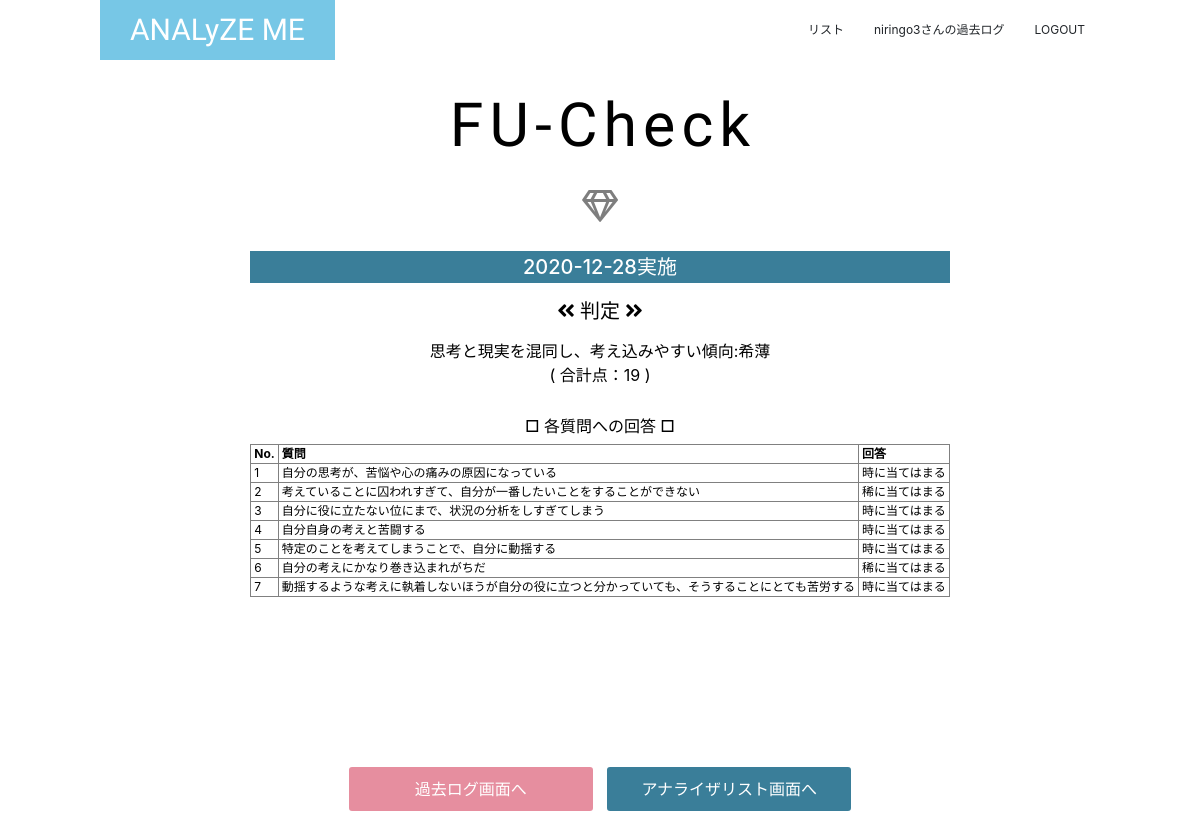
Screenshot of /result/fu/4/ (signed in) with the database file from the repository.
### analyze_me/models/user.py (models this page shows, shortened)
class User(UserMixin, db.Model):
    __tablename__ = 'user'
    id = db.Column(db.Integer, primary_key=True)
    user_id = db.Column(db.String(50), unique=True)
    name = db.Column(db.String(30))
    password = db.Column(db.String(20), unique=True)
    created_at = db.Column(db.DateTime)
    fu_results = relationship('FU_results')
    eq_results = relationship('EQ_results')
    ces_results = relationship('CES_results')
    pom_results = relationship('POM_results')
    teg_results = relationship('TEG_results')

### analyze_me/models/results.py (models this page shows, shortened)
class FU_results(db.Model):
    __tablename__ = 'fu_results'
    id = db.Column(db.Integer, primary_key=True, nullable=False)
    answers = db.Column(db.PickleType, nullable=True)
    a_sum = db.Column(db.Integer, nullable=True)
    judge = db.Column(db.String(200), nullable=True)
    created_at = db.Column(db.DateTime)
    user_id = db.Column(db.Integer, db.ForeignKey('user.id', onupdate='CASCADE', ondelete='CASCADE'), nullable=False)

### analyze_me/views/views.py (the view)
@views.route('/result/<ex_id>/<result_id>/', methods=['GET'])
@login_required
def result(ex_id, result_id):
    ana = analyzer_service.setting_analyzer(ex_id)
    result = views_service.find_one(ex_id, result_id)
    if ex_id == 'pom' or ex_id == 'teg':
        g_fac, g_sum = graph_service.ex_one_data(ex_id, result_id)
        return render_template('logs/result_graph.html', \
                               ex_id=ex_id, result_id=result_id, \
                               ana=ana, result=result, g_fac=g_fac, g_sum=g_sum)
    else:
        return render_template('logs/result.html', \
                                ex_id=ex_id, result_id=result_id, \
                                ana=ana, result=result)

### analyze_me/__init__.py (called while the page is built)
def create_app():
    app = Flask(__name__)
    app.config.from_object('analyze_me.config')
    db.init_app(app)
    login_manager = LoginManager()
    login_manager.login_view = 'auth.login'
    login_manager.init_app(app)
    from analyze_me.models.user import User
    from analyze_me.models.results import FU_results, EQ_results, \
        CES_results, POM_results, TEG_results
    @login_manager.user_loader
    def load_user(user_id):
        return User.query.get(int(user_id))
    from analyze_me.views.views import views
    app.register_blueprint(views)
    from analyze_me.views.auth import auth
    app.register_blueprint(auth)
    from analyze_me.views.analyzes import analyzes
    app.register_blueprint(analyzes, url_prefix='/analyzes')
    return app

### analyze_me/services/analyzer_service.py (called while the page is built)
def setting_analyzer(ex_id):
    if not ex_id:
        raise Exception
    elif ex_id == "fu":
        return FU()
    elif ex_id == "eq":
        return EQ()
    elif ex_id == 'ces':
        return CES_D()
    elif ex_id == 'pom':
        return POMS()
    elif ex_id == 'teg':
        return TEG()
    print("EX_ID:{}".format(ex_id))

### analyze_me/services/views_service.py (called while the page is built)
def find_one(ex_id, result_id):
    if not result_id:
        raise Exception
    elif ex_id == "fu":
        return FU_results.query.filter_by(id=result_id).first()
    elif ex_id == "eq":
        return EQ_results.query.filter_by(id=result_id).first()
    elif ex_id == "ces":
        return CES_results.query.filter_by(id=result_id).first()
    elif ex_id == "pom":
        return POM_results.query.filter_by(id=result_id).first()
    elif ex_id == "teg":
        return TEG_results.query.filter_by(id=result_id).first()

### analyze_me/templates/logs/result.html
{% extends "layout.html" %}
{% block body %}
<section class="resA">
    <div class="con">
        <h2>{{ ana.name }}</h2>
        <p class="symbol"><span class="far fa-gem"></span></p>
        <h5 class="jishi">
            {{ "{0:%Y-%m-%d}".format(result.created_at) }}実施
        </h5>
        <h5>
            <span class="fas fa-angle-double-left"></span>
            判定
            <span class="fas fa-angle-double-right"></span>
        </h5>
        <p>{{ result.judge }}</p>
        <p class="sum">( 合計点：{{ result.a_sum }} )</p>
        <h6>□ 各質問への回答 □</h6>
        <div class="tbl">
        <table border="1">
            <tr>
                <th>No.</th>
                <th>質問</th>
                <th>回答</th>
            </tr>
            {% for que in range(0, ana.queries|length) %}
            <tr>
                <td>{{ que+1 }}</td>
                <td>{{ ana.queries[que] }}</td>
                <td>{{ result.answers[que] }}</td>
            </tr>
            {% endfor %}
        </table>
        </div>
        <a href="{{ url_for('views.show_logs') }}">過去ログ画面へ</a>
        <a href="{{ url_for('analyzes.analyzer_list') }}" class="list-btn">アナライザリスト画面へ</a>
    </div>
</section>
{% endblock %}

### analyze_me/templates/layout.html (shortened to what this page needs)
<!DOCTYPE html>
<html lang="ja">
<head>
    {% block head %}
    <link rel="stylesheet" href="{{ url_for('static', filename='style.css')}}">
    <link rel="stylesheet" href="https://stackpath.bootstrapcdn.com/bootstrap/4.5.0/css/bootstrap.min.css">
    <link rel="stylesheet" href="https://use.fontawesome.com/releases/v5.15.1/css/all.css">
    {% endblock %}
</head>
<body>
<div>
    <header>
        <nav class="conH">
            <div class="conH-small">
                <a class="headA" href="{{ url_for('views.index') }}">ANALyZE ME</a>
            </div>
            <div class="headB">
                <ul>
                    <li>
                        <a href="{{ url_for('analyzes.analyzer_list') }}">リスト</a>
                    </li>
                    {% if not current_user.is_authenticated %}
                    <li>
                        <a href="{{ url_for('auth.login') }}">LOGIN</a>
                    </li>
                    {% else %}
                    <li>
                        <a href="{{ url_for('views.show_logs') }}"><span>{{ current_user.name }}さんの</span>過去ログ</a>
                    </li>
                    <li>
                        <a href="{{ url_for('auth.logout') }}">LOGOUT</a>
                    </li>
                    {% endif %}
                </ul>
            </div>
        </nav>
    </header>
    {% block body %}{% endblock %}
</div>
</body>
</html>

### analyze_me/static/style.css (style rules this page uses)
:root { --main-color: #77C7E6; --accent-color: #E68E9F; --dark-color: #3A7E99; --opposite-color: #9AE665; --text-bright-color: #fff; --text-dark-color: #000; --gray-color: #ddd; --large-width: 1000px; --middle-width: 900px; }
@media (min-width: 800px) { :root { font-size: 16px; } }
body { margin: 0; font-family: 'メイリオ', 'Hiragino Kaku Gothic Pro', 'sans-serif'; }
.resA { display: flex; align-items: start; justify-content: center; height: 100vh; min-height: 450px; width: 100vw; min-width: 400px; color: #000; color: var(--text-dark-color); text-align: center; margin-left: auto; margin-right: auto; }
.resA .con { margin-top: 60px; max-width: 900px; max-width: var(--middle-width); margin-left: auto; margin-right: auto; padding: 0 15px; }
.resA h2 { margin: 30px 0 0; font-family: 'Big Shoulders Stencil Display', cursive; font-size: 3.8rem; letter-spacing: 0.1em; margin-left: 0.1em; }
.resA h5 { margin: 0 0 1rem; font-size: 1.25rem; }
.resA .symbol { margin: 1.25rem; padding: 0; border: none; outline: none; background: none; font-size: 2rem; opacity: 0.5; }
.resA .jishi { padding: 4px 0; background-color: #3A7E99; background-color: var(--dark-color); color: #fff; color: var(--text-bright-color); }
.resA p { margin: 0; }
.resA .sum { margin: 0 0 30px; }
.resA .tbl { overflow-y: scroll; height: 280px; margin-bottom: 2.5rem; }
.resA table { margin: 0 auto 1rem auto; font-size: 12px; text-align: left; }
.resA table th, .resA table td { padding: 0 3px; }
.resA tr { margin: 1px 1px; }
.resA a { display: inline-block; padding: 10px; margin: 0 2px 0.5rem 2px; width: 250px; border: solid 3px currentColor; border-radius: 6px; background-color: #E68E9F; background-color: var(--accent-color); color: #fff; color: var(--text-bright-color); text-decoration: none; }
.resA .list-btn { background-color: #3A7E99; background-color: var(--dark-color); }
header { position: absolute; top: 0; left: 0; z-index: 100; width: 100%; background-color: rgba(255,255,255,0.5); }
.headA { display: inline-block; line-height: 60px; padding-left: 30px; padding-right: 30px; background-color: #77C7E6; background-color: var(--main-color); color: #fff; color: var(--text-bright-color); font-family: 'Big Shoulders Stencil Display', cursive; font-size: 30px; text-decoration: none; }
.headB ul { margin: 0; padding: 0; list-style: none; }
.headB a { display: block; padding: 15px; color: inherit; font-size: 12px; text-decoration: none; }
@media (min-width: 768px) { header .conH { display: flex; align-items: center; justify-content: space-between; max-width: 1000px; max-width: var(--large-width); margin-left: auto; margin-right: auto; } }
@media (min-width: 768px) { .headB ul { display: flex; } }
@media (min-width: 768px) { .headB { display: block !important; } }

### rows the page displays
User: name "niringo3"
FU_results: created_at "2020-12-28", judge "思考と現実を混同し、考え込みやすい傾向:希薄", a_sum "19", answers "時に当てはまる" "稀に当てはまる" "時に当てはまる" "時に当てはまる" "時に当てはまる" "稀に当てはまる" "時に当てはまる"

### other values shown
{{ ana.name }} "FU-Check"
{{ que+1 }} "1" "2" "3" "4" "5" "6" "7"
{{ ana.queries[que] }} "自分の思考が、苦悩や心の痛みの原因になっている" "考えていることに囚われすぎて、自分が一番したいことをすることができない" "自分に役に立たない位にまで、状況の分析をしすぎてしまう" "自分自身の考えと苦闘する" "特定のことを考えてしまうことで、自分に動揺する" "自分の考えにかなり巻き込まれがちだ" "動揺するような考えに執着しないほうが自分の役に立つと分かっていても、そうすることにとても苦労する"
